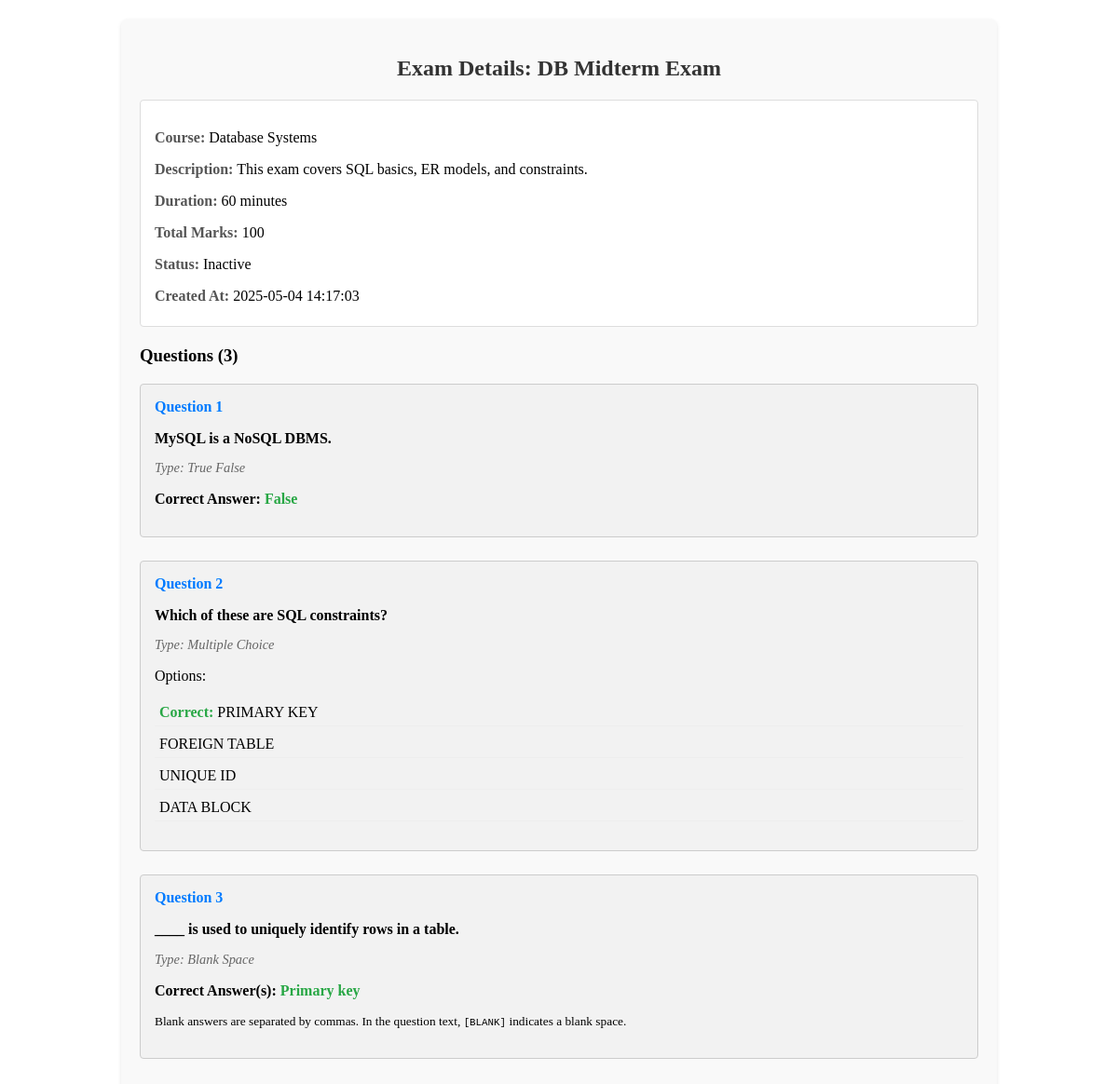
Screenshot of /instructor/view_exam.php (signed in) with the database file from the repository.
### tables this page shows
CREATE TABLE exams (
    exam_id INT AUTO_INCREMENT PRIMARY KEY,
    course_id INT,
    instructor_id INT,
    title VARCHAR(255),
    description TEXT,
    time_limit INT,  
    total_marks INT,
    status ENUM('active', 'inactive') DEFAULT 'inactive',
    created_at TIMESTAMP DEFAULT CURRENT_TIMESTAMP,
    FOREIGN KEY (course_id) REFERENCES courses(course_id),
    FOREIGN KEY (instructor_id) REFERENCES users(user_id)
);

CREATE TABLE courses (
    course_id INT AUTO_INCREMENT PRIMARY KEY,
    course_name VARCHAR(100),
    academic_year YEAR,
    semester ENUM('I', 'II')
);

CREATE TABLE questions (
    question_id INT AUTO_INCREMENT PRIMARY KEY,
    exam_id INT,
    question_text TEXT,
    question_type ENUM('true_false', 'multiple_choice', 'blank_space'),
    correct_answer TEXT,
    FOREIGN KEY (exam_id) REFERENCES exams(exam_id)
);

CREATE TABLE choices (
    choice_id INT AUTO_INCREMENT PRIMARY KEY,
    question_id INT,
    choice_text VARCHAR(255),
    is_correct BOOLEAN DEFAULT FALSE,
    FOREIGN KEY (question_id) REFERENCES questions(question_id)
);

### instructor/view_exam.php (the view, shortened to what this page needs)
<?php
include_once '../includes/db/db.config.php';
$exam = null;
$questions = [];
if (isset($_GET['exam_id']) && filter_var($_GET['exam_id'], FILTER_VALIDATE_INT)) {
    $examId = filter_var($_GET['exam_id'], FILTER_VALIDATE_INT);
    $instructorId = $_SESSION['user_id'];
    try {
        $sql = "SELECT e.*, c.course_name
                FROM exams e
                JOIN courses c ON e.course_id = c.course_id
                WHERE e.exam_id = :exam_id AND e.instructor_id = :instructor_id";
        $stmt = $pdo->prepare($sql);
        $stmt->bindParam(':exam_id', $examId, PDO::PARAM_INT);
        $stmt->bindParam(':instructor_id', $instructorId, PDO::PARAM_INT);
        $stmt->execute();
        $exam = $stmt->fetch(PDO::FETCH_ASSOC);
        if ($exam) {
            $sql = "SELECT * FROM questions WHERE exam_id = :exam_id ORDER BY question_id ASC";
            $stmt = $pdo->prepare($sql);
            $stmt->bindParam(':exam_id', $examId, PDO::PARAM_INT);
            $stmt->execute();
            $questions = $stmt->fetchAll(PDO::FETCH_ASSOC);
            foreach ($questions as &$question) {
                if ($question['question_type'] === 'multiple_choice') {
                    $sql = "SELECT * FROM choices WHERE question_id = :question_id ORDER BY choice_id ASC";
                    $stmt = $pdo->prepare($sql);
                    $stmt->bindParam(':question_id', $question['question_id'], PDO::PARAM_INT);
                    $stmt->execute();
                    $question['choices'] = $stmt->fetchAll(PDO::FETCH_ASSOC);
                }
            }
        } else {
            $message = '<p class="error">Exam not found or you do not have permission to view it.</p>';
        }
    } catch (PDOException $e) {
        error_log("Error fetching exam details: " . $e->getMessage());
        $message = '<p class="error">Error loading exam details. Please try again later.</p>';
    }
} else {
    $message = '<p class="error">No exam ID provided.</p>';
}
?>
<div class="view-exam-container">
    <?php if ($exam): ?>
        <h2>Exam Details: <?php echo htmlspecialchars($exam['title']); ?></h2>
        <div class="exam-details">
            <p><strong>Course:</strong> <?php echo htmlspecialchars($exam['course_name']); ?></p>
            <p><strong>Description:</strong> <?php echo nl2br(htmlspecialchars($exam['description'])); ?></p>
            <p><strong>Duration:</strong> <?php echo htmlspecialchars($exam['time_limit']); ?> minutes</p>
            <p><strong>Total Marks:</strong> <?php echo htmlspecialchars($exam['total_marks']); ?></p>
            <p><strong>Status:</strong> <?php echo htmlspecialchars(ucfirst($exam['status'])); ?></p>
            <p><strong>Created At:</strong> <?php echo htmlspecialchars($exam['created_at']); ?></p>
        </div>
        <div class="question-list">
            <h3>Questions (<?php echo count($questions); ?>)</h3>
            <?php if (empty($questions)): ?>
                <p>No questions found for this exam.</p>
            <?php else: ?>
                <?php $questionNumber = 1; ?>
                <?php foreach ($questions as $question): ?>
                    <div class="question-item">
                        <h4>Question <?php echo $questionNumber++; ?></h4>
                        <p class="question-text"><?php echo nl2br(htmlspecialchars($question['question_text'])); ?></p>
                        <p class="question-type">Type: <?php echo htmlspecialchars(ucwords(str_replace('_', ' ', $question['question_type']))); ?></p>
                        <?php if ($question['question_type'] === 'multiple_choice' && isset($question['choices'])): ?>
                            <p>Options:</p>
                            <ul class="options-list">
                                <?php foreach ($question['choices'] as $choice): ?>
                                    <li>
                                        <?php if ($choice['is_correct']): ?>
                                            <span class="correct-answer">Correct:</span>
                                        <?php endif; ?>
                                        <?php echo htmlspecialchars($choice['choice_text']); ?>
                                    </li>
                                <?php endforeach; ?>
                            </ul>
                        <?php elseif ($question['question_type'] === 'true_false'): ?>
                            <p><strong>Correct Answer:</strong> <span class="correct-answer"><?php echo htmlspecialchars(ucfirst($question['correct_answer'])); ?></span></p>
                        <?php elseif ($question['question_type'] === 'blank_space'): ?>
                             <p><strong>Correct Answer(s):</strong> <span class="correct-answer"><?php echo nl2br(htmlspecialchars(str_replace('|', ', ', $question['correct_answer']))); ?></span></p>
                             <p><small>Blank answers are separated by commas. In the question text, <code>[BLANK]</code> indicates a blank space.</small></p>
                        <?php endif; ?>
                    </div>
                <?php endforeach; ?>
            <?php endif; ?>
        </div>
    <?php endif; ?>
</div>

### instructor/view_exam.php (style rules this page uses)
.view-exam-container { background-color: #f9f9f9; padding: 20px; border-radius: 8px; box-shadow: 0 2px 4px rgba(0, 0, 0, 0.1); max-width: 900px; margin: 20px auto; }
.view-exam-container h2 { text-align: center; color: #333; margin-bottom: 20px; }
.exam-details, .question-details { margin-bottom: 20px; padding: 15px; border: 1px solid #ddd; border-radius: 4px; background-color: #fff; }
.exam-details p, .question-details p { margin-bottom: 8px; }
.exam-details strong, .question-details strong { color: #555; }
.question-list { margin-top: 20px; }
.question-item { margin-bottom: 25px; padding: 15px; border: 1px solid #ccc; border-radius: 4px; background-color: #f2f2f2; }
.question-item h4 { margin-top: 0; margin-bottom: 10px; color: #007bff; }
.question-item .question-text { font-weight: bold; margin-bottom: 10px; }
.question-item .question-type { font-style: italic; color: #666; margin-bottom: 10px; font-size: 0.9em; }
.options-list { list-style: none; padding: 0; margin-top: 10px; }
.options-list li { margin-bottom: 5px; padding: 5px; border-bottom: 1px solid #eee; }
.correct-answer { color: #28a745; font-weight: bold; }

### rows the page displays
exams: title "DB Midterm Exam", course.course_name "Database Systems", description "This exam covers SQL basics, ER models, and constraints.", time_limit "60", total_marks "100", status "Inactive", created_at "2025-05-04 14:17:03"
questions: question_text "MySQL is a NoSQL DBMS.", question_type "True False", correct_answer "False"
questions: question_text "Which of these are SQL constraints?", question_type "Multiple Choice"
choices: shows "Correct:", choice_text "PRIMARY KEY"
choices: choice_text "FOREIGN TABLE"
choices: choice_text "UNIQUE ID"
choices: choice_text "DATA BLOCK"
questions: question_text "____ is used to uniquely identify rows in a table.", question_type "Blank Space", correct_answer "Primary key"

### other values shown
count($questions) "3"
